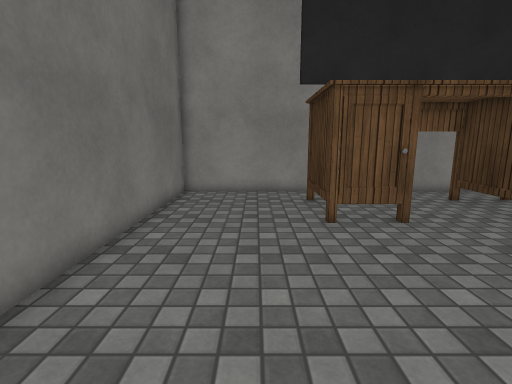
view 1 (above)

14 first-person views from a walk through a scene from a Unity 3-D project. The camera is 1.3 m above the floor, tilts 10° down and sees 85° across. The floor is counted in squares, 0.5 m on a side. Each view is taken from the middle of a square. On the plan, view 1 faces up. The plan holds only what a view shows up to about 19 squares ahead; the rest is blank. The place goes on beyond the plan. Surface patterns are stand-ins for the level's own textures.

view 2
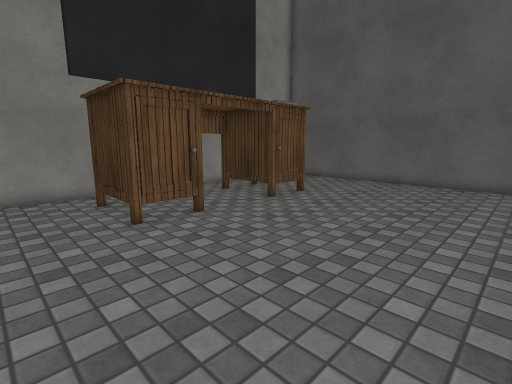

view 3
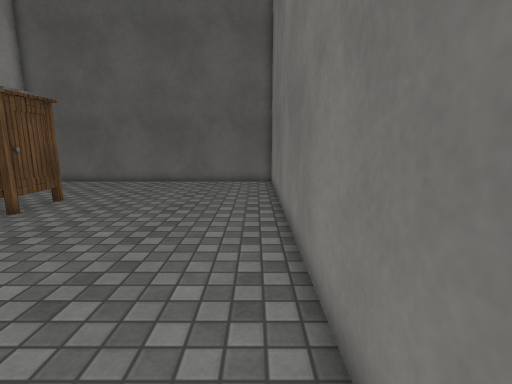

view 4
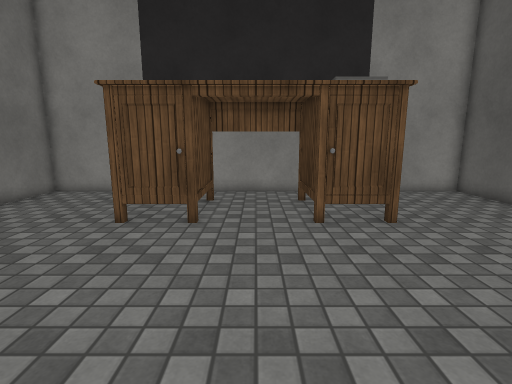

view 5
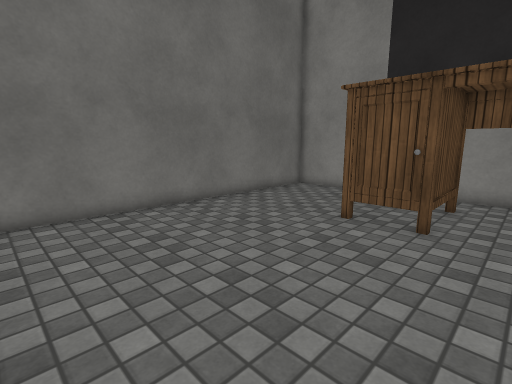

view 6
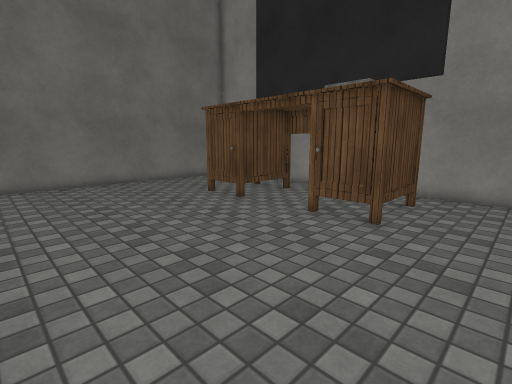

view 7
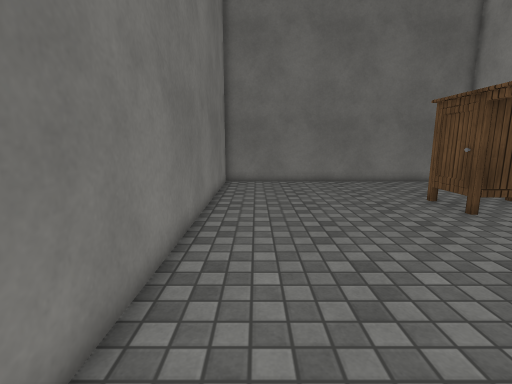

view 8
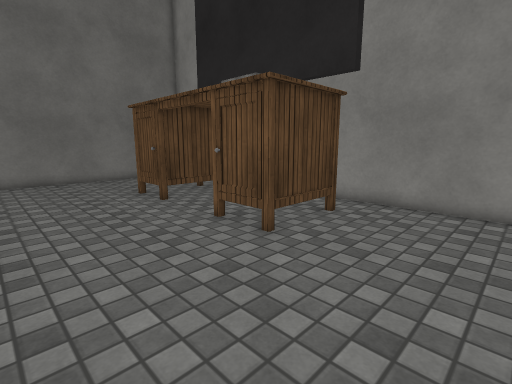

view 9
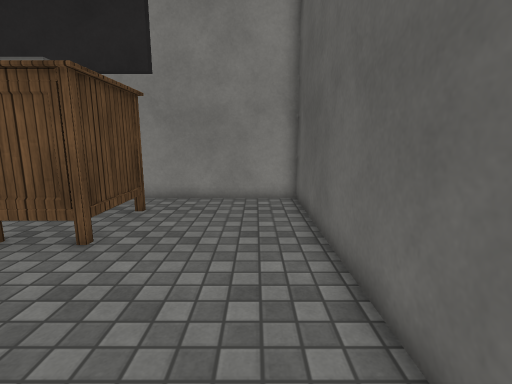

view 10
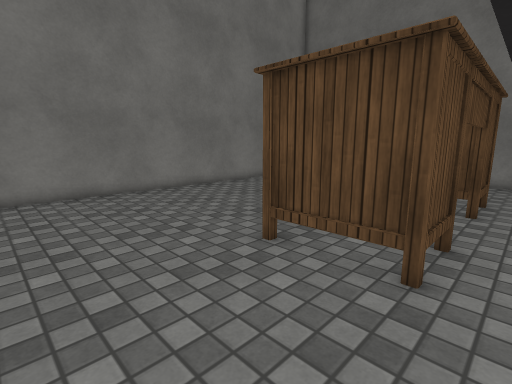

view 11
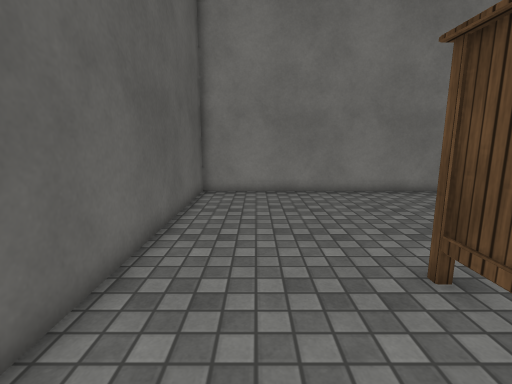

view 12
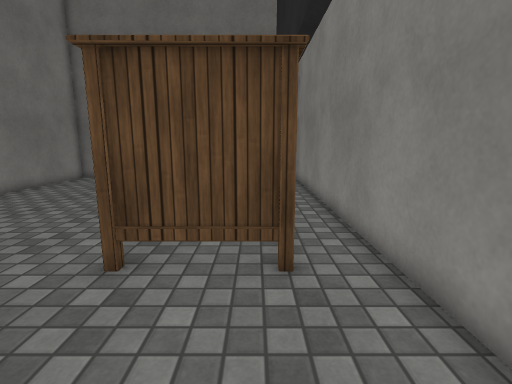

view 13
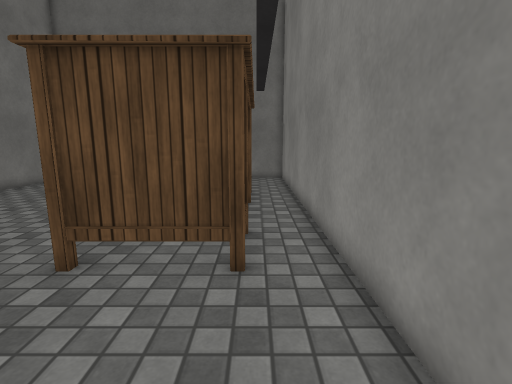

view 14
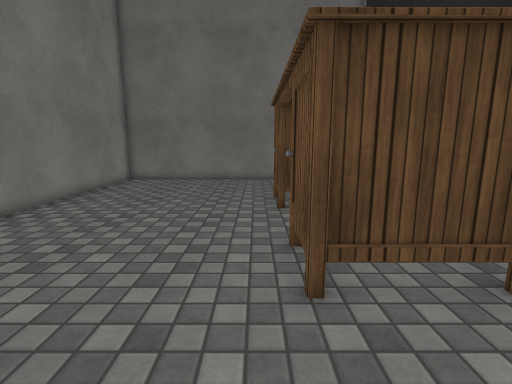

### Floor plan
Key: @ floor where view 1 was taken; # wall or solid block; . main floor; : floor 0.5 m higher than the main floor; O other object.
Columns run from 4 left of view 1 to 18 right of it. Each row starts with its distance up from view 1.
 15 #######################
 14 #.....................#
 13 #......OOOOOOOOO......#
 12 #.....OO:O...O:OO.....#
 11 #.....O :O...O: O.....#
 10 #.....O :O...O:OO.....#
  9 #......OOO...OOO......#
  8 #.....................#
  7 #.....................#
  6 #.....................#
  5 #.....................#
  4 #.....................#
  3 #.....................#
  2 #.....................#
  1 #.....................#
  0 #...@.................#
 -1 #######################

Where each view was taken, in squares from view 1:
view 1: 0 up, 0 right, facing up
view 2: 0 up, 1 left, facing up-right
view 3: 0 up, 1 left, facing right
view 4: 0 up, 7 right, facing up
view 5: 0 up, 7 right, facing up-left
view 6: 0 up, 15 right, facing up-left
view 7: 1 up, 15 right, facing left
view 8: 3 up, 17 right, facing up-left
view 9: 2 up, 16 right, facing up
view 10: 14 up, 17 right, facing down-left
view 11: 14 up, 15 right, facing down
view 12: 12 up, 17 right, facing left
view 13: 13 up, 17 right, facing left
view 14: 8 up, 16 right, facing left
